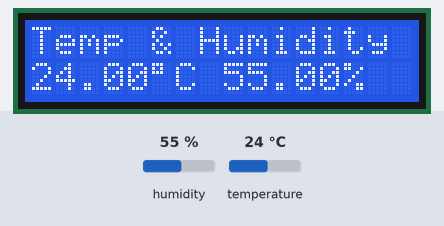
A sketch run on a simulated Arduino Uno, built with avr-gcc and run on an emulated ATmega328P. On the bench: 16×2 character LCD. The inputs (shaded band) are chosen by the test bench; at power-on: humidity 55 %, temperature 24 °C.

Above: at 1.2 s.
1.3 s: humidity set to 22 %
At 3.1 s:
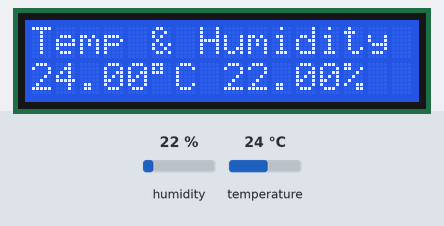
4.0 s: temperature set to 12 °C
At 5.5 s:
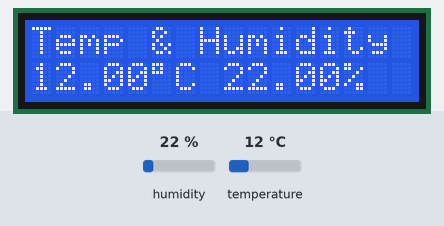
6.7 s: humidity set to 40 %
At 9.3 s:
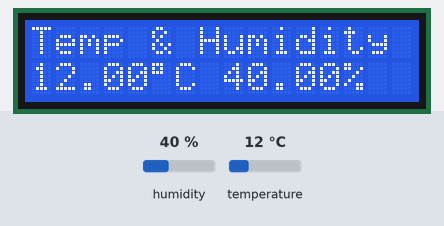
9.6 s: temperature set to 19 °C
At 10.5 s:
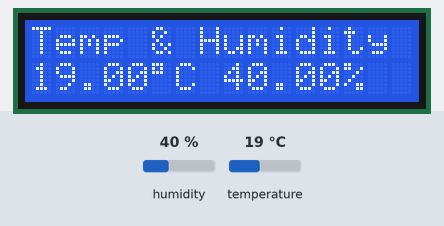
Timing chart, 0 to 12.6 s (numbered marks = the images above; inputs shaded):
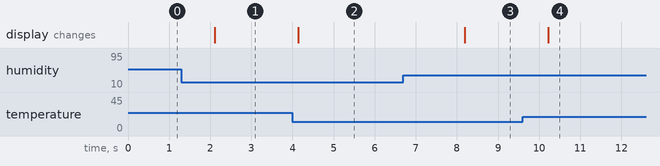

The sketch:

sketch_meteo_station.ino
```cpp
//Libraries

#include <LiquidCrystal.h>
#include <DHT.h>

//Constants
#define DHTPIN 2     // Coonected pin for DHT11
#define DHTTYPE DHT11   // DHT 11
DHT dht(DHTPIN, DHTTYPE); // Initialize DHT sensor for normal 16mhz Arduino

// Numbers of the interface pins
LiquidCrystal lcd(7, 8, 9, 10, 11, 12);

//Variables
int chk;
float hum;  //Stores humidity value
float temp; //Stores temperature value

void setup()
{
  Serial.begin(9600);
	dht.begin();

  // set up the LCD's number of columns and rows:
  lcd.begin(16, 2);
  // Print a message to the LCD.
  lcd.print("Temp & Humidity");

}

void loop()
{

    //Read data and store it to variables hum and temp
    hum = dht.readHumidity();
    temp= dht.readTemperature();

    String result = String(temp) + (char)223 + "C " + String(hum) + "%";

    lcd.setCursor(0, 1);

    lcd.print(result);

    delay(2000); //Delay 2 sec.
}
```

Measured:
- after the input at 1.3 s, the display: changes after 0.82 s (image 1)
- after the input at 4.0 s, the display: changes after 0.14 s (image 2)
- after the input at 6.7 s, the display: changes after 1.5 s (image 3)
- after the input at 9.6 s, the display: changes after 0.62 s (image 4)
